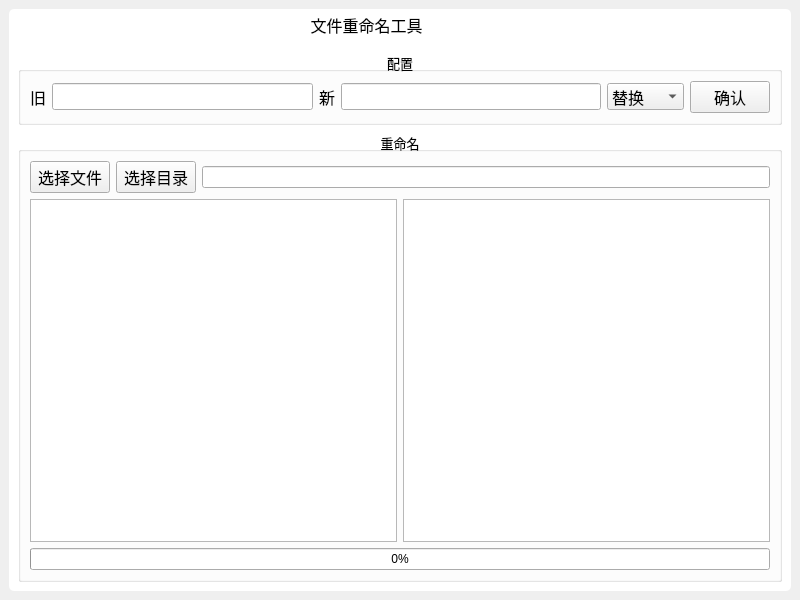
<?xml version="1.0" encoding="UTF-8"?>
<ui version="4.0">
 <class>Widget</class>
 <widget class="QWidget" name="Widget">
  <property name="geometry">
   <rect>
    <x>0</x>
    <y>0</y>
    <width>800</width>
    <height>600</height>
   </rect>
  </property>
  <property name="windowTitle">
   <string>Widget</string>
  </property>
  <layout class="QGridLayout" name="layoutMain">
   <property name="leftMargin">
    <number>9</number>
   </property>
   <property name="topMargin">
    <number>9</number>
   </property>
   <property name="rightMargin">
    <number>9</number>
   </property>
   <property name="bottomMargin">
    <number>9</number>
   </property>
   <item row="0" column="0">
    <widget class="QWidget" name="shadowWidget" native="true">
     <property name="styleSheet">
      <string notr="true">#shadowWidget{
                            background-color: rgb(255, 255, 255);
                            border-radius: 5px;
                            }
                        </string>
     </property>
     <layout class="QGridLayout" name="gridLayout_2">
      <property name="leftMargin">
       <number>0</number>
      </property>
      <property name="topMargin">
       <number>0</number>
      </property>
      <property name="rightMargin">
       <number>0</number>
      </property>
      <property name="bottomMargin">
       <number>0</number>
      </property>
      <property name="spacing">
       <number>0</number>
      </property>
      <item row="0" column="0">
       <layout class="QHBoxLayout" name="horizontalLayout">
        <property name="spacing">
         <number>0</number>
        </property>
        <property name="leftMargin">
         <number>9</number>
        </property>
        <property name="rightMargin">
         <number>9</number>
        </property>
        <item>
         <widget class="QLabel" name="labelTitle">
          <property name="sizePolicy">
           <sizepolicy hsizetype="Expanding" vsizetype="Preferred">
            <horstretch>0</horstretch>
            <verstretch>0</verstretch>
           </sizepolicy>
          </property>
          <property name="font">
           <font>
            <family>微软雅黑</family>
            <pointsize>12</pointsize>
           </font>
          </property>
          <property name="text">
           <string>                     文件重命名工具</string>
          </property>
          <property name="alignment">
           <set>Qt::AlignCenter</set>
          </property>
         </widget>
        </item>
        <item>
         <widget class="QPushButton" name="btnMin">
          <property name="minimumSize">
           <size>
            <width>32</width>
            <height>32</height>
           </size>
          </property>
          <property name="maximumSize">
           <size>
            <width>32</width>
            <height>32</height>
           </size>
          </property>
          <property name="font">
           <font>
            <pointsize>14</pointsize>
            <weight>50</weight>
            <bold>false</bold>
           </font>
          </property>
          <property name="styleSheet">
           <string notr="true">QPushButton
                                                        {
                                                        border:none;
border-image: url(../resources/min.jpeg)
                                                        }

                                                        QPushButton:hover
                                                        {
                                                        background-color: rgb(232, 232, 232);
                                                        }
                                                        QPushButton:pressed
                                                        {
                                                        background-color: rgb(162, 162, 162);
                                                        }



                                                    </string>
          </property>
          <property name="text">
           <string/>
          </property>
         </widget>
        </item>
        <item>
         <widget class="QPushButton" name="btnMin_2">
          <property name="enabled">
           <bool>false</bool>
          </property>
          <property name="minimumSize">
           <size>
            <width>30</width>
            <height>10</height>
           </size>
          </property>
          <property name="maximumSize">
           <size>
            <width>30</width>
            <height>10</height>
           </size>
          </property>
          <property name="font">
           <font>
            <pointsize>14</pointsize>
            <weight>50</weight>
            <bold>false</bold>
           </font>
          </property>
          <property name="styleSheet">
           <string notr="true">QPushButton
                                                        {
                                                        border:none;
                                                        }

                                                        QPushButton:hover
                                                        {
                                                        background-color: rgb(232, 232, 232);
                                                        }
                                                        QPushButton:pressed
                                                        {
                                                        background-color: rgb(162, 162, 162);
                                                        }



                                                    </string>
          </property>
          <property name="text">
           <string/>
          </property>
         </widget>
        </item>
        <item>
         <widget class="QPushButton" name="btnMax">
          <property name="minimumSize">
           <size>
            <width>32</width>
            <height>32</height>
           </size>
          </property>
          <property name="maximumSize">
           <size>
            <width>32</width>
            <height>32</height>
           </size>
          </property>
          <property name="font">
           <font>
            <pointsize>14</pointsize>
            <weight>50</weight>
            <bold>false</bold>
           </font>
          </property>
          <property name="styleSheet">
           <string notr="true">QPushButton
{
	border:none;
	border-image: url(../resources/fullscreen3.jpeg)
}
QPushButton:hover
{
	background-color: rgb(232, 232, 232);
}
QPushButton:pressed
{
	background-color: rgb(162, 162, 162);
}</string>
          </property>
          <property name="text">
           <string/>
          </property>
         </widget>
        </item>
        <item>
         <widget class="QPushButton" name="btnMin_3">
          <property name="enabled">
           <bool>false</bool>
          </property>
          <property name="minimumSize">
           <size>
            <width>30</width>
            <height>10</height>
           </size>
          </property>
          <property name="maximumSize">
           <size>
            <width>30</width>
            <height>10</height>
           </size>
          </property>
          <property name="font">
           <font>
            <pointsize>14</pointsize>
            <weight>50</weight>
            <bold>false</bold>
           </font>
          </property>
          <property name="styleSheet">
           <string notr="true">QPushButton
                                                        {
                                                        border:none;
                                                        }

                                                        QPushButton:hover
                                                        {
                                                        background-color: rgb(232, 232, 232);
                                                        }
                                                        QPushButton:pressed
                                                        {
                                                        background-color: rgb(162, 162, 162);
                                                        }



                                                    </string>
          </property>
          <property name="text">
           <string/>
          </property>
         </widget>
        </item>
        <item>
         <widget class="QPushButton" name="btnClose">
          <property name="minimumSize">
           <size>
            <width>30</width>
            <height>30</height>
           </size>
          </property>
          <property name="maximumSize">
           <size>
            <width>30</width>
            <height>30</height>
           </size>
          </property>
          <property name="font">
           <font>
            <pointsize>14</pointsize>
            <weight>50</weight>
            <bold>false</bold>
           </font>
          </property>
          <property name="styleSheet">
           <string notr="true">QPushButton
                                                        {
                                                        border:none;
                                                        border-top-right-radius: 5px;
border-image: url(../resources/close.jpeg)
                                                        }

                                                        QPushButton:hover
                                                        {
                                                        background-color: rgb(253, 0, 0);
                                                        }
                                                        QPushButton:pressed
                                                        {
                                                        background-color: rgb(211, 0, 0);
                                                        }



                                                    </string>
          </property>
          <property name="text">
           <string/>
          </property>
         </widget>
        </item>
       </layout>
      </item>
      <item row="1" column="0">
       <widget class="QWidget" name="widget" native="true">
        <property name="sizePolicy">
         <sizepolicy hsizetype="Preferred" vsizetype="Expanding">
          <horstretch>0</horstretch>
          <verstretch>0</verstretch>
         </sizepolicy>
        </property>
        <layout class="QVBoxLayout" name="verticalLayout">
         <property name="topMargin">
          <number>10</number>
         </property>
         <item>
          <widget class="QGroupBox" name="groupBox">
           <property name="font">
            <font>
             <pointsize>10</pointsize>
            </font>
           </property>
           <property name="layoutDirection">
            <enum>Qt::LeftToRight</enum>
           </property>
           <property name="title">
            <string>配置</string>
           </property>
           <property name="alignment">
            <set>Qt::AlignCenter</set>
           </property>
           <layout class="QGridLayout" name="gridLayout">
            <item row="0" column="4">
             <widget class="QComboBox" name="comboBox">
              <property name="font">
               <font>
                <pointsize>12</pointsize>
               </font>
              </property>
              <property name="editable">
               <bool>false</bool>
              </property>
              <property name="duplicatesEnabled">
               <bool>false</bool>
              </property>
              <item>
               <property name="text">
                <string>替换</string>
               </property>
              </item>
              <item>
               <property name="text">
                <string>时间戳</string>
               </property>
              </item>
             </widget>
            </item>
            <item row="0" column="1">
             <widget class="QLineEdit" name="leMd5Show">
              <property name="font">
               <font>
                <pointsize>12</pointsize>
               </font>
              </property>
             </widget>
            </item>
            <item row="0" column="2">
             <widget class="QLabel" name="label_2">
              <property name="font">
               <font>
                <pointsize>12</pointsize>
               </font>
              </property>
              <property name="text">
               <string>新</string>
              </property>
             </widget>
            </item>
            <item row="0" column="3">
             <widget class="QLineEdit" name="lineEdit">
              <property name="font">
               <font>
                <pointsize>12</pointsize>
               </font>
              </property>
             </widget>
            </item>
            <item row="0" column="0">
             <widget class="QLabel" name="label">
              <property name="font">
               <font>
                <pointsize>12</pointsize>
               </font>
              </property>
              <property name="text">
               <string>旧</string>
              </property>
             </widget>
            </item>
            <item row="0" column="5">
             <widget class="QPushButton" name="btnConfirm">
              <property name="font">
               <font>
                <pointsize>12</pointsize>
               </font>
              </property>
              <property name="styleSheet">
               <string notr="true">QPushButton:hover
{
	background-color: #00aaff;
}
QPushButton:pressed
{
	background-color: rgb(0, 124, 186);

}</string>
              </property>
              <property name="text">
               <string>确认</string>
              </property>
             </widget>
            </item>
           </layout>
          </widget>
         </item>
         <item>
          <widget class="QGroupBox" name="groupBox_2">
           <property name="font">
            <font>
             <pointsize>10</pointsize>
            </font>
           </property>
           <property name="title">
            <string>重命名</string>
           </property>
           <property name="alignment">
            <set>Qt::AlignCenter</set>
           </property>
           <layout class="QGridLayout" name="gridLayout_3">
            <item row="0" column="0">
             <layout class="QHBoxLayout" name="horizontalLayout_2">
              <item>
               <widget class="QPushButton" name="btnSelectFile">
                <property name="font">
                 <font>
                  <pointsize>12</pointsize>
                 </font>
                </property>
                <property name="styleSheet">
                 <string notr="true">QPushButton:hover
{
	background-color: #00aaff;
}
QPushButton:pressed
{
	background-color: rgb(0, 124, 186);

}</string>
                </property>
                <property name="text">
                 <string>选择文件</string>
                </property>
               </widget>
              </item>
              <item>
               <widget class="QPushButton" name="btnSelectDir">
                <property name="font">
                 <font>
                  <pointsize>12</pointsize>
                 </font>
                </property>
                <property name="styleSheet">
                 <string notr="true">QPushButton:hover
{
	background-color: #00aaff;
}
QPushButton:pressed
{
	background-color: rgb(0, 124, 186);

}</string>
                </property>
                <property name="text">
                 <string>选择目录</string>
                </property>
               </widget>
              </item>
              <item>
               <widget class="QLineEdit" name="lineDIrShow"/>
              </item>
             </layout>
            </item>
            <item row="1" column="0">
             <layout class="QHBoxLayout" name="horizontalLayout_3">
              <item>
               <widget class="QListWidget" name="listWidget"/>
              </item>
              <item>
               <widget class="QListWidget" name="listWidget_2"/>
              </item>
             </layout>
            </item>
            <item row="2" column="0">
             <widget class="QProgressBar" name="progressBar">
              <property name="value">
               <number>0</number>
              </property>
             </widget>
            </item>
           </layout>
          </widget>
         </item>
        </layout>
       </widget>
      </item>
     </layout>
    </widget>
   </item>
  </layout>
 </widget>
 <resources/>
 <connections/>
</ui>
